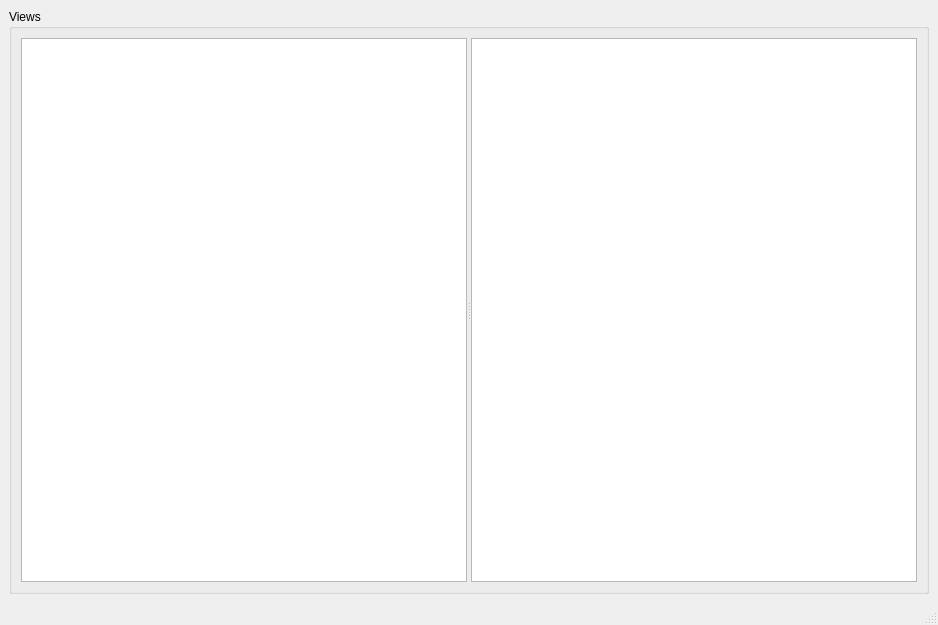
<?xml version="1.0" encoding="UTF-8"?>
<ui version="4.0">
 <class>MainWindow</class>
 <widget class="QMainWindow" name="MainWindow">
  <property name="geometry">
   <rect>
    <x>0</x>
    <y>0</y>
    <width>938</width>
    <height>625</height>
   </rect>
  </property>
  <property name="windowTitle">
   <string>MainWindow</string>
  </property>
  <widget class="QWidget" name="centralwidget">
   <layout class="QGridLayout" name="gridLayout_2">
    <item row="0" column="0">
     <widget class="QGroupBox" name="groupBox">
      <property name="title">
       <string>Views</string>
      </property>
      <layout class="QGridLayout" name="gridLayout">
       <item row="0" column="0">
        <widget class="QSplitter" name="splitter">
         <property name="orientation">
          <enum>Qt::Horizontal</enum>
         </property>
         <widget class="QTreeView" name="treeView"/>
         <widget class="QListView" name="listView"/>
        </widget>
       </item>
      </layout>
     </widget>
    </item>
   </layout>
  </widget>
  <widget class="QMenuBar" name="menubar">
   <property name="geometry">
    <rect>
     <x>0</x>
     <y>0</y>
     <width>938</width>
     <height>18</height>
    </rect>
   </property>
  </widget>
  <widget class="QStatusBar" name="statusbar"/>
 </widget>
 <resources/>
 <connections/>
</ui>
